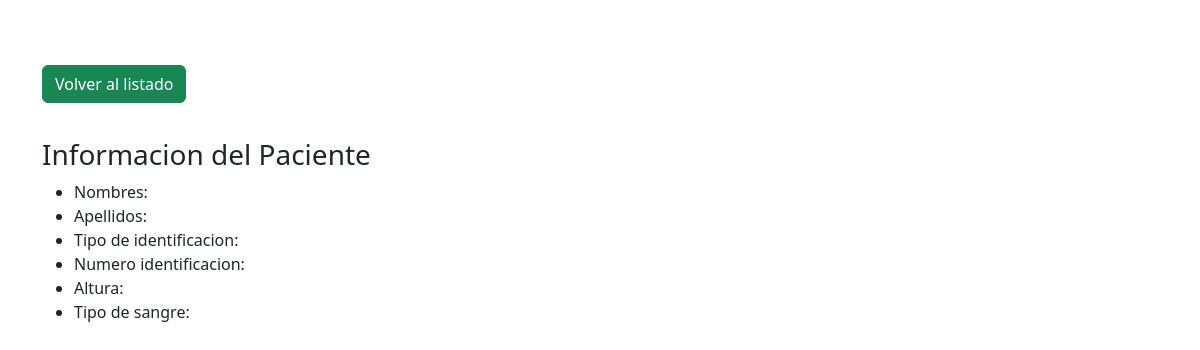
The app's page /pacientes/5, older data.
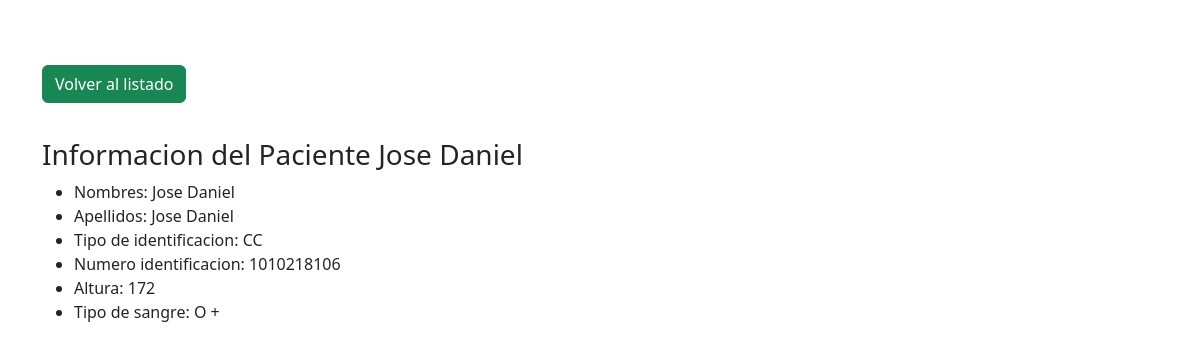
The same page, newer data.
### app/models.py (models this page shows)
class Paciente(db.Model):
    __tablename__ ='pacientes'
    id = db.Column(db.Integer, primary_key = True )
    nombres = db.Column(db.String(120), nullable = True )
    apellidos = db.Column(db.String(120), nullable = True)
    tipo_identificacion = db.Column(db.String(4), nullable = True)
    numero_identificacion = db.Column(db.Integer)
    altura = db.Column(db.Integer)
    tipo_sangre = db.Column(db.String(2))
    citas = db.relationship("Cita" , backref = "paciente" )

### app/routes.py (the view)
@app.route('/pacientes/<int:id>')
def get_paciente_by_id(id):
    paciente = Paciente.query.get(id)
    return render_template('pacientes/paciente.html', pacienteId = paciente)

### app/templates/pacientes/paciente.html (shortened to what this page needs)
<!DOCTYPE html>
<html lang="en">
<head>
    <link rel="stylesheet" href="https://cdn.jsdelivr.net/npm/bootstrap@5.3.3/dist/css/bootstrap.min.css">
</head>
<body>
    <section style="padding-top: 65px;" class="container">
    <div>
        <a  class="btn btn-success" href="http://127.0.0.1:5000/pacientes">Volver al listado</a>
    </div>
    <h3 style="margin-top: 35px;">Informacion del Paciente <span>{{ pacienteId.nombres }}</span></h3>
    <ul class="">
        <li><span>Nombres:</span> {{pacienteId.nombres}}</li>
        <li><span>Apellidos:</span> {{pacienteId.nombres}}</li>
        <li><span>Tipo de identificacion:</span> {{pacienteId.tipo_identificacion}}</li>
        <li><span>Numero identificacion:</span> {{pacienteId.numero_identificacion}}</li>
        <li><span>Altura:</span> {{pacienteId.altura}}</li>
        <li><span>Tipo de sangre:</span> {{pacienteId.tipo_sangre}}</li>
    </ul>
</section>
</body>
</html>

Row changes from the older to the newer data that the page shows:
added Paciente: nombres "Jose Daniel", tipo_identificacion "CC", numero_identificacion "1010218106", altura "172", tipo_sangre "O +"
